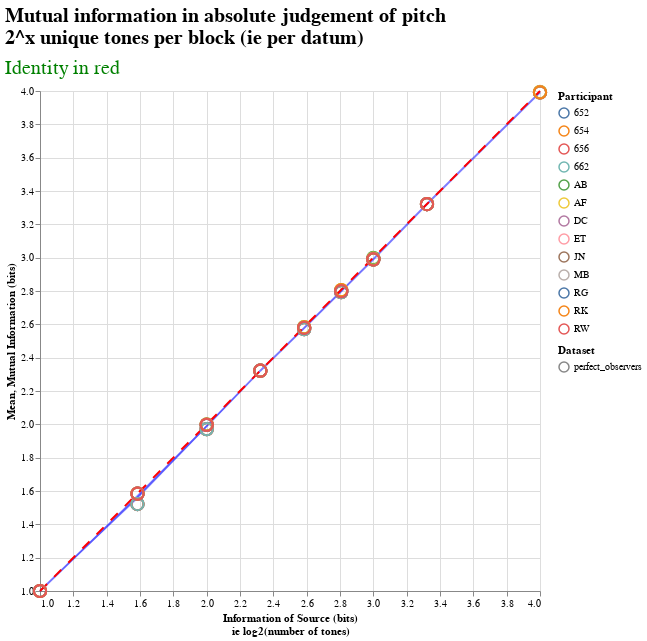

Notebook code cell kept with this figure:
### Code cell
plot_mutual_info(perfect_observers_df)

### Figure 1 — Vega-Lite specification as saved in the notebook (floating-point values rounded to 4 significant figures)
{"config": {"view": {"continuousWidth": 400, "continuousHeight": 300}, "title": {"anchor": "start", "font": "Helvetica", "fontSize": 20}}, "layer": [{"layer": [{"mark": {"type": "line", "color": "blue", "opacity": 0.5}, "encoding": {"x": {"type": "quantitative", "field": "source", "scale": {"domain": [1.0, 4.0]}, "title": ["Information of Source (bits)", "ie log2(number of tones)"]}, "y": {"type": "quantitative", "aggregate": "mean", "field": "mutual", "scale": {"domain": [1.0, 4.0]}, "title": "Mean"}}, "height": 500.0, "title": {"text": ["Mutual information in absolute judgement of pitch", "2^x unique tones per block (ie per datum)"], "subtitle": ["Identity in red"], "color": "black", "subtitleColor": "green", "subtitleFontSize": 20, "subtitlePadding": 10}, "width": 500}, {"mark": {"type": "errorband", "color": "blue", "extent": "ci"}, "encoding": {"x": {"type": "quantitative", "field": "source", "scale": {"domain": [1.0, 4.0]}, "title": ["Information of Source (bits)", "ie log2(number of tones)"]}, "y": {"type": "quantitative", "field": "mutual", "scale": {"domain": [1.0, 4.0]}, "title": ""}}, "height": 500.0, "title": {"text": ["Mutual information in absolute judgement of pitch", "2^x unique tones per block (ie per datum)"], "subtitle": ["Identity in red"], "color": "black", "subtitleColor": "green", "subtitleFontSize": 20, "subtitlePadding": 10}, "width": 500}], "data": {"name": "data-fed8695b78d0467fa31e796bd8058746"}}, {"data": {"name": "data-fed8695b78d0467fa31e796bd8058746"}, "mark": {"type": "line", "color": "red", "strokeDash": [10, 10]}, "encoding": {"x": {"type": "quantitative", "field": "source", "scale": {"domain": [1.0, 4.0]}, "title": ["Information of Source (bits)", "ie log2(number of tones)"]}, "y": {"type": "quantitative", "field": "source", "scale": {"domain": [1.0, 4.0]}, "title": ""}}, "height": 500, "title": {"text": ["Mutual information in absolute judgement of pitch", "2^x unique tones per block (ie per datum)"], "subtitle": ["Identity in red"], "color": "black", "subtitleColor": "green", "subtitleFontSize": 20, "subtitlePadding": 10}, "width": 500}, {"data": {"name": "data-fed8695b78d0467fa31e796bd8058746"}, "mark": {"type": "point", "opacity": 1, "size": 150}, "encoding": {"color": {"type": "nominal", "field": "pid", "title": "Participant"}, "shape": {"type": "nominal", "field": "source_df", "title": "Dataset"}, "x": {"type": "quantitative", "field": "source", "scale": {"domain": [1.0, 4.0]}, "title": ["Information of Source (bits)", "ie log2(number of tones)"]}, "y": {"type": "quantitative", "axis": {"titleColor": "black"}, "field": "mutual", "scale": {"domain": [1.0, 4.0]}, "title": "Mutual Information (bits)"}}, "height": 500, "title": {"text": ["Mutual information in absolute judgement of pitch", "2^x unique tones per block (ie per datum)"], "subtitle": ["Identity in red"], "color": "black", "subtitleColor": "green", "subtitleFontSize": 20, "subtitlePadding": 10}, "width": 500}], "$schema": "https://vega.github.io/schema/vega-lite/v4.8.1.json", "datasets": {"data-fed8695b78d0467fa31e796bd8058746": [{"pid": "652", "source": 1.585, "mutual": 1.522, "source_df": "perfect_observers"}, {"pid": "652", "source": 2.0, "mutual": 1.971, "source_df": "perfect_observers"}, {"pid": "652", "source": 2.322, "mutual": 2.322, "source_df": "perfect_observers"}, {"pid": "652", "source": 2.585, "mutual": 2.571, "source_df": "perfect_observers"}, {"pid": "652", "source": 2.807, "mutual": 2.793, "source_df": "perfect_observers"}, {"pid": "652", "source": 3.0, "mutual": 2.99, "source_df": "perfect_observers"}, {"pid": "652", "source": 3.322, "mutual": 3.322, "source_df": "perfect_observers"}, {"pid": "652", "source": 4.0, "mutual": 3.991, "source_df": "perfect_observers"}, {"pid": "654", "source": 1.585, "mutual": 1.522, "source_df": "perfect_observers"}, {"pid": "654", "source": 2.0, "mutual": 1.971, "source_df": "perfect_observers"}, {"pid": "654", "source": 2.322, "mutual": 2.322, "source_df": "perfect_observers"}, {"pid": "654", "source": 2.585, "mutual": 2.571, "source_df": "perfect_observers"}, {"pid": "654", "source": 2.807, "mutual": 2.793, "source_df": "perfect_observers"}, {"pid": "654", "source": 3.0, "mutual": 2.99, "source_df": "perfect_observers"}, {"pid": "654", "source": 3.322, "mutual": 3.322, "source_df": "perfect_observers"}, {"pid": "654", "source": 4.0, "mutual": 3.991, "source_df": "perfect_observers"}, {"pid": "656", "source": 1.585, "mutual": 1.522, "source_df": "perfect_observers"}, {"pid": "656", "source": 2.0, "mutual": 1.971, "source_df": "perfect_observers"}, {"pid": "656", "source": 2.322, "mutual": 2.322, "source_df": "perfect_observers"}, {"pid": "656", "source": 2.585, "mutual": 2.571, "source_df": "perfect_observers"}, {"pid": "656", "source": 2.807, "mutual": 2.793, "source_df": "perfect_observers"}, {"pid": "656", "source": 3.0, "mutual": 2.99, "source_df": "perfect_observers"}, {"pid": "656", "source": 3.322, "mutual": 3.322, "source_df": "perfect_observers"}, {"pid": "656", "source": 4.0, "mutual": 3.991, "source_df": "perfect_observers"}, {"pid": "662", "source": 1.585, "mutual": 1.522, "source_df": "perfect_observers"}, {"pid": "662", "source": 2.0, "mutual": 1.971, "source_df": "perfect_observers"}, {"pid": "662", "source": 2.322, "mutual": 2.322, "source_df": "perfect_observers"}, {"pid": "662", "source": 2.585, "mutual": 2.571, "source_df": "perfect_observers"}, {"pid": "662", "source": 2.807, "mutual": 2.793, "source_df": "perfect_observers"}, {"pid": "662", "source": 3.0, "mutual": 2.99, "source_df": "perfect_observers"}, {"pid": "662", "source": 3.322, "mutual": 3.322, "source_df": "perfect_observers"}, {"pid": "662", "source": 4.0, "mutual": 3.991, "source_df": "perfect_observers"}, {"pid": "AB", "source": 1.0, "mutual": 1.0, "source_df": "perfect_observers"}, {"pid": "AB", "source": 1.585, "mutual": 1.585, "source_df": "perfect_observers"}, {"pid": "AB", "source": 2.0, "mutual": 1.999, "source_df": "perfect_observers"}, {"pid": "AB", "source": 2.322, "mutual": 2.322, "source_df": "perfect_observers"}, {"pid": "AB", "source": 2.585, "mutual": 2.583, "source_df": "perfect_observers"}, {"pid": "AB", "source": 2.807, "mutual": 2.804, "source_df": "perfect_observers"}, {"pid": "AB", "source": 3.0, "mutual": 2.999, "source_df": "perfect_observers"}, {"pid": "AB", "source": 3.322, "mutual": 3.322, "source_df": "perfect_observers"}, {"pid": "AB", "source": 4.0, "mutual": 3.994, "source_df": "perfect_observers"}, {"pid": "AF", "source": 1.0, "mutual": 1.0, "source_df": "perfect_observers"}, {"pid": "AF", "source": 1.585, "mutual": 1.585, "source_df": "perfect_observers"}, {"pid": "AF", "source": 2.0, "mutual": 1.998, "source_df": "perfect_observers"}, {"pid": "AF", "source": 2.322, "mutual": 2.322, "source_df": "perfect_observers"}, {"pid": "AF", "source": 2.585, "mutual": 2.584, "source_df": "perfect_observers"}, {"pid": "AF", "source": 2.807, "mutual": 2.805, "source_df": "perfect_observers"}, {"pid": "AF", "source": 3.0, "mutual": 2.994, "source_df": "perfect_observers"}, {"pid": "AF", "source": 3.322, "mutual": 3.322, "source_df": "perfect_observers"}, {"pid": "AF", "source": 4.0, "mutual": 3.995, "source_df": "perfect_observers"}, {"pid": "DC", "source": 1.0, "mutual": 1.0, "source_df": "perfect_observers"}, {"pid": "DC", "source": 1.585, "mutual": 1.584, "source_df": "perfect_observers"}, {"pid": "DC", "source": 2.0, "mutual": 1.997, "source_df": "perfect_observers"}, {"pid": "DC", "source": 2.322, "mutual": 2.322, "source_df": "perfect_observers"}, {"pid": "DC", "source": 2.585, "mutual": 2.579, "source_df": "perfect_observers"}, {"pid": "DC", "source": 2.807, "mutual": 2.799, "source_df": "perfect_observers"}, {"pid": "DC", "source": 3.0, "mutual": 2.99, "source_df": "perfect_observers"}, {"pid": "DC", "source": 3.322, "mutual": 3.322, "source_df": "perfect_observers"}, {"pid": "DC", "source": 4.0, "mutual": 3.991, "source_df": "perfect_observers"}, {"pid": "ET", "source": 1.0, "mutual": 1.0, "source_df": "perfect_observers"}, {"pid": "ET", "source": 1.585, "mutual": 1.584, "source_df": "perfect_observers"}, {"pid": "ET", "source": 2.0, "mutual": 1.997, "source_df": "perfect_observers"}, {"pid": "ET", "source": 2.322, "mutual": 2.322, "source_df": "perfect_observers"}, {"pid": "ET", "source": 2.585, "mutual": 2.579, "source_df": "perfect_observers"}, {"pid": "ET", "source": 2.807, "mutual": 2.799, "source_df": "perfect_observers"}, {"pid": "ET", "source": 3.0, "mutual": 2.99, "source_df": "perfect_observers"}, {"pid": "ET", "source": 3.322, "mutual": 3.322, "source_df": "perfect_observers"}, {"pid": "JN", "source": 1.0, "mutual": 1.0, "source_df": "perfect_observers"}, {"pid": "JN", "source": 1.585, "mutual": 1.584, "source_df": "perfect_observers"}, {"pid": "JN", "source": 2.0, "mutual": 1.997, "source_df": "perfect_observers"}, {"pid": "JN", "source": 2.322, "mutual": 2.322, "source_df": "perfect_observers"}, {"pid": "JN", "source": 2.585, "mutual": 2.579, "source_df": "perfect_observers"}, {"pid": "JN", "source": 2.807, "mutual": 2.799, "source_df": "perfect_observers"}, {"pid": "JN", "source": 3.0, "mutual": 2.99, "source_df": "perfect_observers"}, {"pid": "JN", "source": 3.322, "mutual": 3.322, "source_df": "perfect_observers"}, {"pid": "MB", "source": 1.0, "mutual": 1.0, "source_df": "perfect_observers"}, {"pid": "MB", "source": 1.585, "mutual": 1.584, "source_df": "perfect_observers"}, {"pid": "MB", "source": 2.0, "mutual": 1.997, "source_df": "perfect_observers"}, {"pid": "MB", "source": 2.322, "mutual": 2.322, "source_df": "perfect_observers"}, {"pid": "MB", "source": 2.585, "mutual": 2.579, "source_df": "perfect_observers"}, {"pid": "MB", "source": 2.807, "mutual": 2.799, "source_df": "perfect_observers"}, {"pid": "MB", "source": 3.0, "mutual": 2.99, "source_df": "perfect_observers"}, {"pid": "MB", "source": 3.322, "mutual": 3.322, "source_df": "perfect_observers"}, {"pid": "RG", "source": 1.0, "mutual": 1.0, "source_df": "perfect_observers"}, {"pid": "RG", "source": 1.585, "mutual": 1.584, "source_df": "perfect_observers"}, {"pid": "RG", "source": 2.0, "mutual": 1.997, "source_df": "perfect_observers"}, {"pid": "RG", "source": 2.322, "mutual": 2.322, "source_df": "perfect_observers"}, {"pid": "RG", "source": 2.585, "mutual": 2.579, "source_df": "perfect_observers"}, {"pid": "RG", "source": 2.807, "mutual": 2.799, "source_df": "perfect_observers"}, {"pid": "RG", "source": 3.0, "mutual": 2.99, "source_df": "perfect_observers"}, {"pid": "RG", "source": 3.322, "mutual": 3.322, "source_df": "perfect_observers"}, {"pid": "RK", "source": 1.0, "mutual": 1.0, "source_df": "perfect_observers"}, {"pid": "RK", "source": 1.585, "mutual": 1.585, "source_df": "perfect_observers"}, {"pid": "RK", "source": 2.0, "mutual": 1.998, "source_df": "perfect_observers"}, {"pid": "RK", "source": 2.322, "mutual": 2.322, "source_df": "perfect_observers"}, {"pid": "RK", "source": 2.585, "mutual": 2.581, "source_df": "perfect_observers"}, {"pid": "RK", "source": 2.807, "mutual": 2.806, "source_df": "perfect_observers"}, {"pid": "RK", "source": 3.0, "mutual": 2.99, "source_df": "perfect_observers"}, {"pid": "RK", "source": 3.322, "mutual": 3.322, "source_df": "perfect_observers"}, {"pid": "RK", "source": 4.0, "mutual": 3.991, "source_df": "perfect_observers"}, {"pid": "RW", "source": 1.0, "mutual": 1.0, "source_df": "perfect_observers"}, {"pid": "RW", "source": 1.585, "mutual": 1.584, "source_df": "perfect_observers"}, {"pid": "RW", "source": 2.0, "mutual": 1.997, "source_df": "perfect_observers"}, {"pid": "RW", "source": 2.322, "mutual": 2.322, "source_df": "perfect_observers"}, {"pid": "RW", "source": 2.585, "mutual": 2.579, "source_df": "perfect_observers"}, {"pid": "RW", "source": 2.807, "mutual": 2.799, "source_df": "perfect_observers"}, {"pid": "RW", "source": 3.0, "mutual": 2.99, "source_df": "perfect_observers"}, {"pid": "RW", "source": 3.322, "mutual": 3.322, "source_df": "perfect_observers"}]}}
